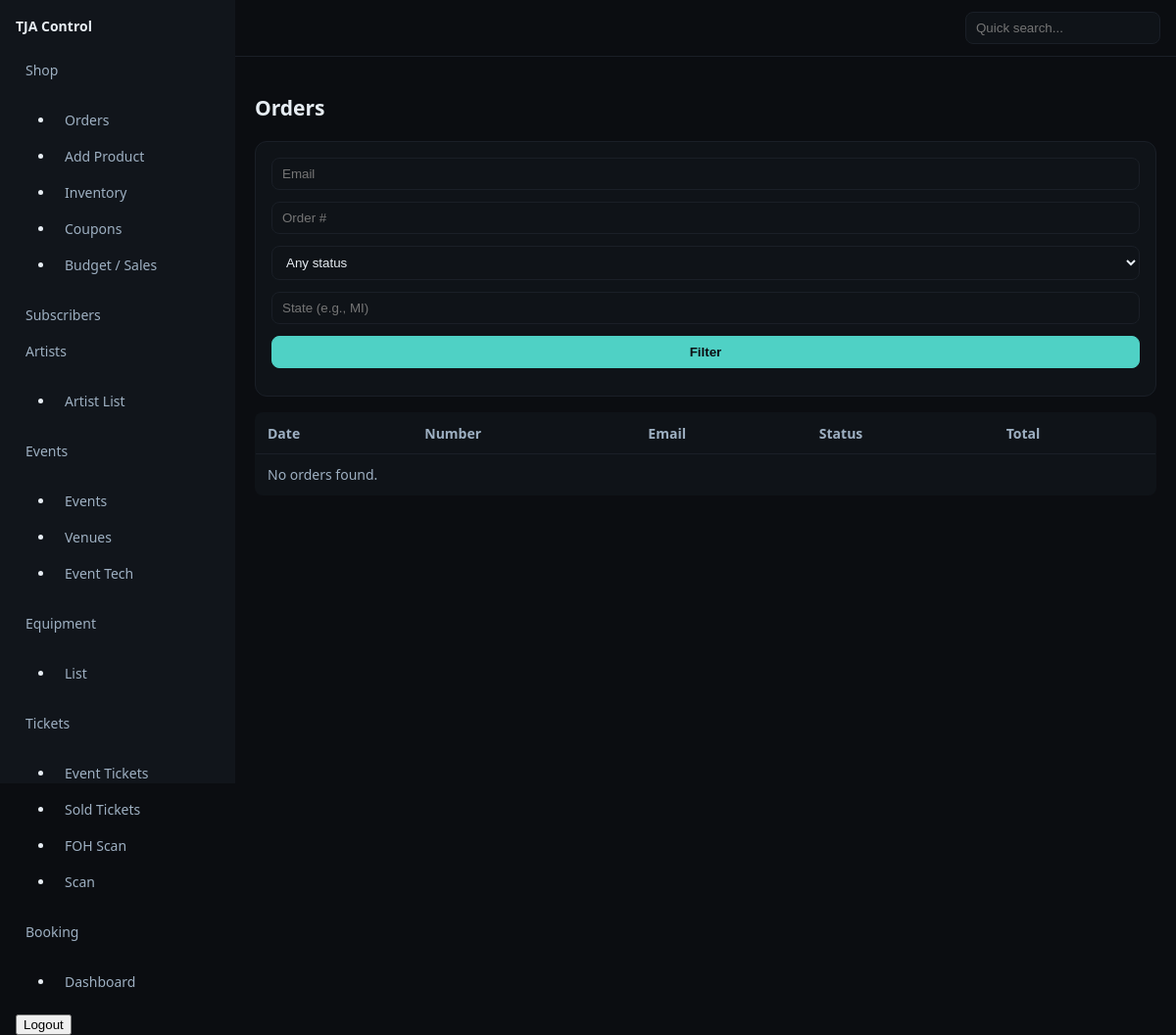
Page /control/shop/orders (signed in) on the earlier database version.
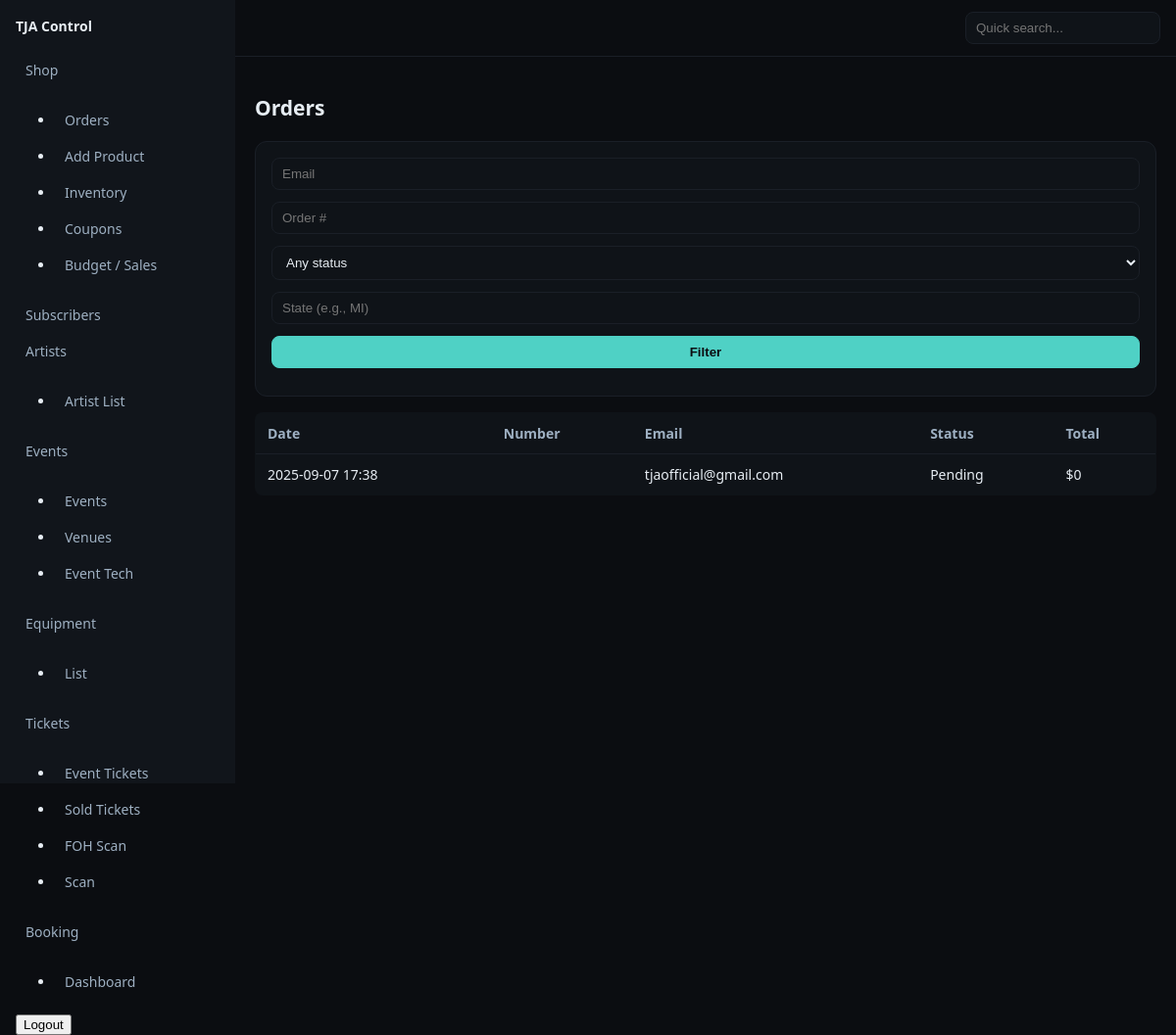
Same page on the later database version.
### shop/models.py (models this page shows, shortened)
class Order(models.Model):
    STATUS_CHOICES = [
        ("created", "Created"),
        ("pending", "Pending"),
        ("fulfilled", "Fulfilled"),
        ("paid", "Paid"),
        ("failed", "Failed"),
        ("refunded", "Refunded"),
        ("canceled", "Canceled"),
    ]
    user = models.ForeignKey(User, null=True, blank=True, on_delete=models.SET_NULL, related_name="orders")
    email = models.EmailField(blank=True)
    status = models.CharField(max_length=20, choices=STATUS_CHOICES, default="pending")
    number = models.CharField(max_length=20, blank=True, db_index=True)  # e.g., TJA-000123
    subtotal_cents = models.PositiveIntegerField(default=0)
    shipping_cents = models.PositiveIntegerField(default=0)
    tax_cents = models.PositiveIntegerField(default=0)
    total_cents = models.PositiveIntegerField(default=0)
    shipping_method = models.CharField(max_length=40, blank=True)
    ship_to_name = models.CharField(max_length=120, blank=True)
    ship_to_state = models.CharField(max_length=10, blank=True)
    ship_to_city = models.CharField(max_length=120, blank=True)
    ship_to_addr1 = models.CharField(max_length=200, blank=True)
    ship_to_postal = models.CharField(max_length=20, blank=True)
    payment_provider = models.CharField(max_length=20, default="stripe")
    provider_session_id = models.CharField(max_length=120, blank=True)   # Stripe Checkout session id
    provider_payment_intent = models.CharField(max_length=120, blank=True)
    created_at = models.DateTimeField(auto_now_add=True)
    paid_at = models.DateTimeField(null=True, blank=True)

### shop/views.py (the view)
# urls.py: path("orders", views.orders_list, name="orders_list"),
@is_super
def orders_list(request):
    qs = Order.objects.all().order_by("-created_at")
    email  = request.GET.get("email", "").strip()
    number = request.GET.get("number", "").strip()
    status = request.GET.get("status", "").strip()
    state  = request.GET.get("state", "").strip()
    if email:
        qs = qs.filter(Q(email__icontains=email) | Q(user__email__icontains=email))
    if number:
        qs = qs.filter(number__icontains=number)
    if status:
        qs = qs.filter(status=status)
    if state:
        qs = qs.filter(ship_to_state__iexact=state)
    ctx = {"orders": qs, "status_choices": Order.STATUS_CHOICES}
    return render(request, "shop/orders_list.html", ctx)

### templates/shop/orders_list.html (shortened to what this page needs)
{% extends 'controlpanel/dashboard.html' %}
{% block content %}
<h1>Orders</h1>
<form method="get" class="card">
  <div class="form-row">
    <input class="input" name="email" placeholder="Email" value="{{ request.GET.email }}">
    <input class="input" name="number" placeholder="Order #" value="{{ request.GET.number }}">
    <select class="input" name="status">
      <option value="">Any status</option>
    </select>
    <input class="input" name="state" placeholder="State (e.g., MI)" value="{{ request.GET.state }}">
    <button class="btn primary">Filter</button>
  </div>
</form>
<table class="table">
  <thead><tr><th>Date</th><th>Number</th><th>Email</th><th>Status</th><th>Total</th></tr></thead>
  <tbody>
    {% for o in orders %}
      <tr>
        <td>{{ o.created_at|date:"Y-m-d H:i" }}</td>
        <td><a href="{% url 'control:shop:order_detail' o.number %}">{{ o.number }}</a></td>
        <td>{{ o.email|default:o.user.email }}</td>
        <td>{{ o.get_status_display }}</td>
        <td>${{ o.total_cents|floatformat:-2 }}</td>
      </tr>
    {% empty %}
      <tr><td colspan="5" class="muted">No orders found.</td></tr>
    {% endfor %}
  </tbody>
</table>
{% endblock %}

Differences in the rows shown:
added Order: created_at "2025-09-07 17:38", email "tjaofficial@gmail.com", status "Pending", total_cents "0"
Other differences:
text no longer shown: "No orders found."
